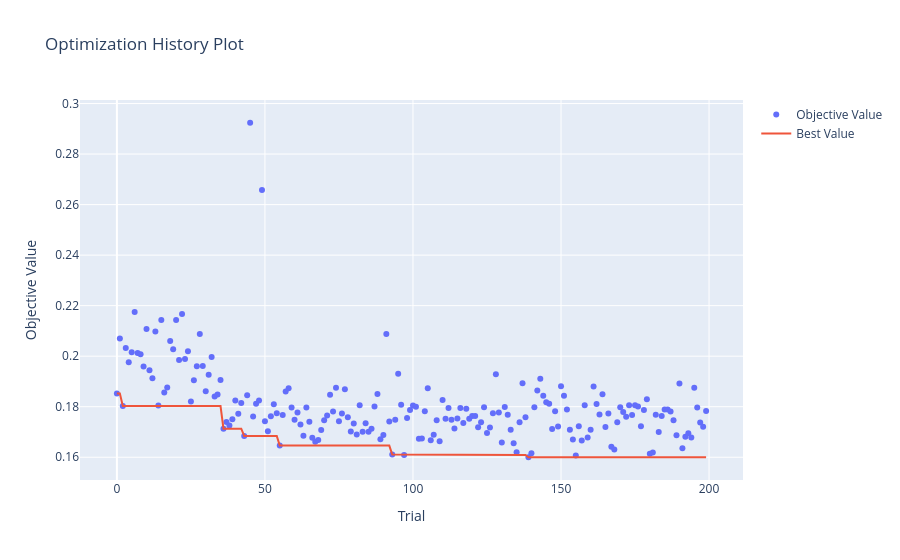

Source (notebook cell):
### Markdown cell above
----------------------

**Task 1.3**

### Code cell
optuna.visualization.plot_optimization_history(my_studies_xgb['coords'])

### Figure 1 — Plotly figure (JSON) as saved in the notebook; plotly's stock layout.template omitted (floating-point values rounded to 4 significant figures; data arrays with more than 128 entries replaced by an {"elided": "..."} marker saying what was removed)
{"data": [{"mode": "markers", "name": "Objective Value", "type": "scatter", "x": {"elided": "200 int values"}, "y": {"elided": "200 float values"}}, {"mode": "lines", "name": "Best Value", "type": "scatter", "x": {"elided": "200 int values"}, "y": {"elided": "200 float values"}}, {"marker": {"color": "#cccccc"}, "mode": "markers", "name": "Infeasible Trial", "showlegend": false, "type": "scatter", "x": [], "y": []}], "layout": {"title": {"text": "Optimization History Plot"}, "xaxis": {"title": {"text": "Trial"}}, "yaxis": {"title": {"text": "Objective Value"}}}}
